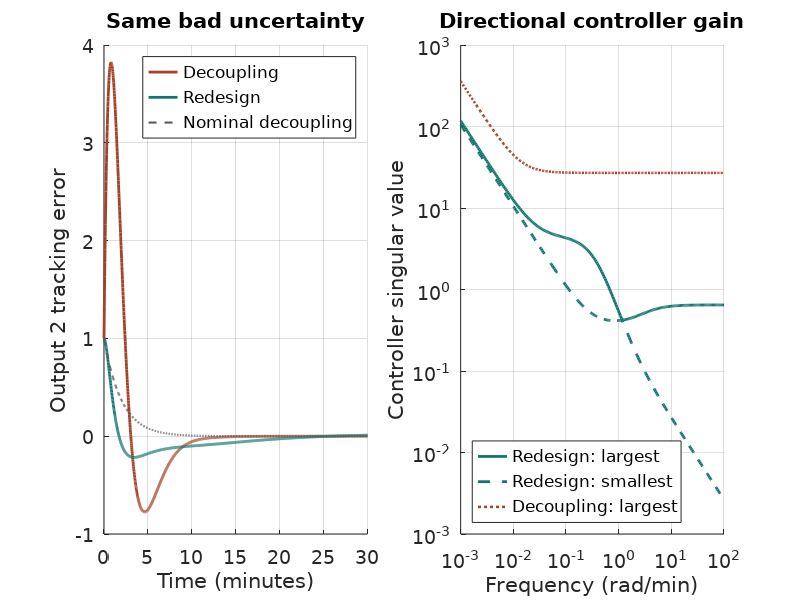

Source code (MATLAB):
% Chapter 8: analysis, an explicit counterexample, and two constant-D/K updates.
% Run from the repository root with Octave and the control package.
1;
pkg load control;

function val = scaled_peak(x, responses)
  D = diag([exp(x(1)), exp(x(2)), 1, 1]);
  val = 0;
  for j = 1:size(responses, 3)
    val = max(val, norm(D \ responses(:,:,j) * D, 2));
  end
end

function value = point_bound(M)
  % Coarse grid followed by a local search, not an exact mu computation.
  best = Inf; start = [0;0];
  for u = -6:1:6
    for v = -6:1:6
      value = scaled_peak([u;v], M);
      if value < best, best = value; start = [u;v]; end
    end
  end
  [~, value] = fminsearch(@(x) scaled_peak(x,M), start, ...
    optimset('MaxIter',1000,'MaxFunEvals',2000,'Display','off'));
  value = min(best,value);
end

s = tf('s');
G0 = [87.8,-86.4;108.2,-109.6];
G = ss(1/(75*s+1))*G0;
W = ss((s+.1)/(.5*s+1))*eye(2);
I = ss(eye(2)); Z = ss(zeros(2));
Delta = ss(diag([-.99,0]));
Gp = G*(I+Delta*W);
printf('cond(G0) = %.6f; DC input gain change = -9.9%%\n',cond(G0));

% Part (b): retain both the upper bound and actual uncertainty witness.
for beta = [.1,.3,.5,.7]
  Kb = ss(beta*(75*s+1)/s)*inv(G0);
  Wp = ss((s+beta)/(s+1e-6))*eye(2);
  P = minreal([Z,Z,W; -Wp*G,Wp,-Wp*G; -G,I,-G]);
  M = lft(P,Kb);
  frequencies = logspace(-2,3,28);
  R = freqresp(M,frequencies); upper = 0;
  for j = 1:numel(frequencies), upper = max(upper,point_bound(R(:,:,j))); end
  rs = norm(ss((s+.1)/(.5*s+1)*beta/(s+beta)),Inf,1e-8);
  Sbad = feedback(I,Gp*Kb);
  assert(all(real(pole(Sbad)) < 0));
  witness_w = .1;
  witness = norm(freqresp(Wp*Sbad,witness_w),2);
  assert(witness > 1);
  printf(['beta=%.1f: RS norm %.6f; nominal performance 1; sampled RP upper %.4f; ' ...
          'actual bad-Delta gain at w=%.1f: %.4f; 2%% settling %.4f minutes\n'], ...
          beta,rs,upper,witness_w,witness,-log(.02)/beta);
end

% Part (c): the deliberate specification relaxation is alpha=0.1, beta=0.5.
alpha = .1; beta = .5;
Wp = ss(alpha*(s+beta)/(s+1e-6))*eye(2);
P = minreal([Z,Z,W; -Wp*G,Wp,-Wp*G; -G,I,-G]);
Kb = ss(beta*(75*s+1)/s)*inv(G0); K = Kb;
frequencies = [0,logspace(-7,5,600)]; x = [0;0];
for iteration = 1:2
  M = lft(P,K);
  % freqresp at Inf is undefined numerically; the state-space D matrix is its limit.
  R = cat(3,freqresp(M,frequencies),M.d);
  [xnew,sampled] = fminsearch(@(x) scaled_peak(x,R),x, ...
    optimset('MaxIter',250,'TolX',1e-6,'Display','off'));
  if sampled <= scaled_peak(x,R), x = xnew; end
  D = diag([exp(x(1)),exp(x(2)),1,1]);
  incumbent = norm(ss(inv(D))*M*ss(D),Inf,1e-8);
  Pd = blkdiag(inv(D),eye(2))*P*blkdiag(D,eye(2));
  [candidate,~,solver_gamma] = hinfsyn(Pd,2,2);
  candidate_M = lft(P,candidate);
  assert(all(real(pole(candidate_M)) < 0));
  candidate_bound = norm(ss(inv(D))*candidate_M*ss(D),Inf,1e-8);
  accepted = candidate_bound <= incumbent;
  if accepted, K = candidate; end
  certified = norm(ss(inv(D))*lft(P,K)*ss(D),Inf,1e-8);
  printf(['iteration %d: D=(%.8f,%.8f,1,1); old norm %.9f; ' ...
          'candidate norm %.9f; solver %.9f; accepted %d; retained %.9f\n'], ...
          iteration,D(1,1),D(2,2),incumbent,candidate_bound,solver_gamma,accepted,certified);
end
K2 = K; % Full state-space realization remains available when run interactively.
assert(certified < .8);
assert(all(real(pole(lft(P,K2))) < 0));
printf('Retained controller order %d; nominal closed-loop rightmost pole %.9g\n', ...
       rows(K2.a),max(real(pole(lft(P,K2)))));
disp('Controller realization [A B; C D], with A of size 6 by 6:');
disp([K2.a,K2.b;K2.c,K2.d]);

t = (0:.02:60)';
nominal = exp(-beta*t)*[1,1];
bad = lsim(feedback(I,Gp*Kb),ones(numel(t),2),t);
improved_loop = feedback(I,Gp*K2);
assert(all(real(pole(improved_loop)) < 0));
improved = lsim(improved_loop,ones(numel(t),2),t);
assert(max(bad(:,2)) > 3.8 && max(improved(:,2)) < 1.05);
for pair = {bad,improved}
  ee = pair{1};
  printf('step maxima=(%.6f,%.6f), minima=(%.6f,%.6f), at t=2=(%.6f,%.6f)\n', ...
    max(ee),min(ee),ee(101,:));
end

% Cross-check the analytic uncertainty formula independently of lft synthesis.
analytic = G0*blkdiag(s/(s+beta*(1-.99*(s+.1)/(.5*s+1))), ...
                            s/(s+beta))*inv(G0);
for w = [.03,.2,2,20]
  assert(norm(freqresp(analytic,w)-freqresp(feedback(I,Gp*Kb),w),2) < 1e-7);
end

% Compute both controller singular values, not just entries or a scalar gain.
w = logspace(-3,2,240);
R = freqresp(K2,w); Rb = freqresp(Kb,w);
sigma = zeros(2,numel(w)); sigma_b = sigma;
for j=1:numel(w), sigma(:,j)=svd(R(:,:,j)); sigma_b(:,j)=svd(Rb(:,:,j)); end
set(0,'defaultaxesfontname','DejaVu Sans','defaulttextfontname','DejaVu Sans', ...
      'defaultaxesfontsize',14,'defaulttextfontsize',14);
fh=figure('visible','off','position',[0,0,1000,460]);
subplot(1,2,1); hold on; grid on;
plot(t,bad(:,2),'color',[.65,.25,.15],'linewidth',2);
plot(t,improved(:,2),'color',[.06,.46,.43],'linewidth',2);
plot(t,nominal(:,2),'--','color',[.35,.35,.35],'linewidth',1.5);
xlim([0,30]); ylim([-1,4]); xlabel('Time (minutes)'); ylabel('Output 2 tracking error');
title('Same bad uncertainty');
legend('Decoupling','Redesign','Nominal decoupling','location','northeast','fontsize',12);
subplot(1,2,2); hold on; grid on;
loglog(w,sigma(1,:),'color',[.06,.46,.43],'linewidth',2);
loglog(w,sigma(2,:),'--','color',[.06,.46,.43],'linewidth',2);
loglog(w,sigma_b(1,:),':','color',[.65,.25,.15],'linewidth',1.8);
xlabel('Frequency (rad/min)'); ylabel('Controller singular value');
title('Directional controller gain');
legend('Redesign: largest','Redesign: smallest','Decoupling: largest', ...
       'location','southwest','fontsize',12);
assets=fullfile(fileparts(fileparts(mfilename('fullpath'))),'assets');
if ~exist(assets,'dir'), mkdir(assets); end
print(fh,fullfile(assets,'redesign.svg'),'-dsvg');
close(fh);
